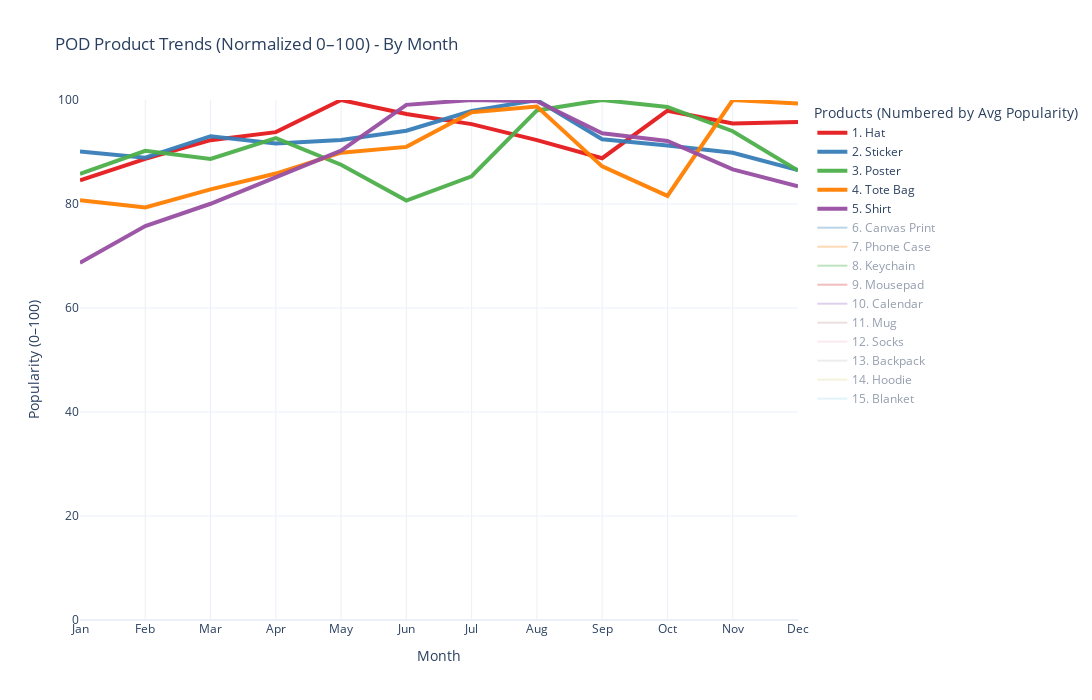

Notebook cell for this chart:
### Code cell
import pandas as pd
import plotly.graph_objects as go
import matplotlib.cm as cm
import numpy as np

# --- START FROM YOUR EXISTING plot_df ---
df = plot_df.copy()

# --- Ensure Date is datetime ---
df["Date"] = pd.to_datetime(df["Date"], errors='coerce')

# --- Extract month number and name ---
df["Month_Num"] = df["Date"].dt.month
df["Month_Name"] = df["Date"].dt.strftime("%b")  # Jan, Feb, ...

# --- Combine columns first ---
if {"t-shirt", "shirt"}.issubset(df.columns):
    df["shirt"] = df["t-shirt"].fillna(0) + df["shirt"].fillna(0)
if {"hat", "cap"}.issubset(df.columns):
    df["hat"] = df["hat"].fillna(0) + df["cap"].fillna(0)
if {"tote bag", "bag"}.issubset(df.columns):
    df["tote bag"] = df["tote bag"].fillna(0) + df["bag"].fillna(0)
if {"canvas", "canvas print"}.issubset(df.columns):
    df["canvas print"] = df["canvas"].fillna(0) + df["canvas print"].fillna(0)
if {"Poster", "wall art"}.issubset(df.columns):
    df["poster"] = df["Poster"].fillna(0) + df["wall art"].fillna(0)
if {"stickers", "sticker"}.issubset(df.columns):
    df["sticker"] = df["stickers"].fillna(0) + df["sticker"].fillna(0)

# --- Drop original columns ---
cols_to_drop = [
    "t-shirt",
    "cap",
    "bag",
    "canvas",
    "wall art",
    "stickers"
]
cols_to_drop = [c for c in cols_to_drop if c in df.columns]
df = df.drop(columns=cols_to_drop)

# --- Aggregate by month (sum values across all years) ---
products_combined = [c for c in df.columns if c not in ["Date","Month_Num","Month_Name"]]
df_monthly = df.groupby("Month_Num")[products_combined].sum().reset_index()

# --- Map month number to names ---
month_order = {1:"Jan", 2:"Feb", 3:"Mar", 4:"Apr", 5:"May", 6:"Jun",
               7:"Jul", 8:"Aug", 9:"Sep", 10:"Oct", 11:"Nov", 12:"Dec"}
df_monthly["Month"] = df_monthly["Month_Num"].map(month_order)

# --- Reorder months Jan→Dec ---
df_monthly = df_monthly.sort_values("Month_Num")

# --- Normalize (0–100) ---
df_norm = df_monthly.copy()
for col in products_combined:
    max_val = df_norm[col].max()
    df_norm[col] = (df_norm[col] / max_val * 100) if max_val > 0 else 0

# --- Average popularity & sorting ---
avg_popularity = df_norm[products_combined].mean()
sorted_products = avg_popularity.sort_values(ascending=False).index
top5 = sorted_products[:5]

# --- Assign colors ---
top5_colors = ["#e41a1c", "#377eb8", "#4daf4a", "#ff7f00", "#984ea3"]
rest_products = sorted_products[5:]
n_rest = len(rest_products)
rest_colors_array = cm.tab20(np.linspace(0, 1, n_rest))[:, :3]
rest_colors = [
    f"rgb({int(r*255)},{int(g*255)},{int(b*255)})"
    for r, g, b in rest_colors_array
]

color_dict = {}
for i, col in enumerate(sorted_products):
    if col in top5:
        color_dict[col] = top5_colors[list(top5).index(col)]
    else:
        color_dict[col] = rest_colors[list(rest_products).index(col)]

# --- Create Plotly figure ---
fig = go.Figure()

for i, col in enumerate(sorted_products):
    fig.add_trace(
        go.Scatter(
            x=df_norm["Month"],
            y=df_norm[col],
            mode="lines",
            name=f"{i+1}. {col.title()}",
            line=dict(color=color_dict[col], width=4 if col in top5 else 2),
            opacity=0.95 if col in top5 else 0.6,
            visible=True if col in top5 else "legendonly"
        )
    )

# --- Layout ---
fig.update_layout(
    title="POD Product Trends (Normalized 0–100) - By Month",
    xaxis_title="Month",
    yaxis_title="Popularity (0–100)",
    yaxis=dict(range=[0,100]),
    legend_title="Products (Numbered by Avg Popularity)",
    template="plotly_white",
    width=1200,
    height=700
)

fig.show()

### Figure 1 — Plotly figure (JSON) as saved in the notebook; plotly's stock layout.template omitted (floating-point values rounded to 4 significant figures)
{"data": [{"line": {"color": "#e41a1c", "width": 4}, "mode": "lines", "name": "1. Hat", "opacity": 0.95, "type": "scatter", "visible": true, "x": ["Jan", "Feb", "Mar", "Apr", "May", "Jun", "Jul", "Aug", "Sep", "Oct", "Nov", "Dec"], "y": [84.56, 88.67, 92.28, 93.82, 100, 97.3, 95.37, 92.28, 88.8, 97.94, 95.5, 95.75]}, {"line": {"color": "#377eb8", "width": 4}, "mode": "lines", "name": "2. Sticker", "opacity": 0.95, "type": "scatter", "visible": true, "x": ["Jan", "Feb", "Mar", "Apr", "May", "Jun", "Jul", "Aug", "Sep", "Oct", "Nov", "Dec"], "y": [90.08, 88.9, 93.03, 91.62, 92.33, 94.1, 97.87, 100, 92.44, 91.26, 89.85, 86.54]}, {"line": {"color": "#4daf4a", "width": 4}, "mode": "lines", "name": "3. Poster", "opacity": 0.95, "type": "scatter", "visible": true, "x": ["Jan", "Feb", "Mar", "Apr", "May", "Jun", "Jul", "Aug", "Sep", "Oct", "Nov", "Dec"], "y": [85.78, 90.22, 88.67, 92.67, 87.56, 80.67, 85.33, 98, 100, 98.67, 94, 86.44]}, {"line": {"color": "#ff7f00", "width": 4}, "mode": "lines", "name": "4. Tote Bag", "opacity": 0.95, "type": "scatter", "visible": true, "x": ["Jan", "Feb", "Mar", "Apr", "May", "Jun", "Jul", "Aug", "Sep", "Oct", "Nov", "Dec"], "y": [80.72, 79.33, 82.8, 85.85, 89.88, 90.98, 97.64, 98.75, 87.24, 81.55, 100, 99.31]}, {"line": {"color": "#984ea3", "width": 4}, "mode": "lines", "name": "5. Shirt", "opacity": 0.95, "type": "scatter", "visible": true, "x": ["Jan", "Feb", "Mar", "Apr", "May", "Jun", "Jul", "Aug", "Sep", "Oct", "Nov", "Dec"], "y": [68.68, 75.75, 80.05, 85.15, 90.26, 99.07, 100, 99.77, 93.62, 92.11, 86.66, 83.41]}, {"line": {"color": "rgb(31,119,180)", "width": 2}, "mode": "lines", "name": "6. Canvas Print", "opacity": 0.6, "type": "scatter", "visible": "legendonly", "x": ["Jan", "Feb", "Mar", "Apr", "May", "Jun", "Jul", "Aug", "Sep", "Oct", "Nov", "Dec"], "y": [88.15, 92.48, 80.76, 84.59, 78.98, 67.64, 66.11, 91.46, 100, 92.99, 92.48, 90.96]}, {"line": {"color": "rgb(255,127,14)", "width": 2}, "mode": "lines", "name": "7. Phone Case", "opacity": 0.6, "type": "scatter", "visible": "legendonly", "x": ["Jan", "Feb", "Mar", "Apr", "May", "Jun", "Jul", "Aug", "Sep", "Oct", "Nov", "Dec"], "y": [83.29, 79.18, 78.21, 75.79, 74.82, 81.36, 85.71, 80.39, 81.6, 78.69, 93.7, 100]}, {"line": {"color": "rgb(44,160,44)", "width": 2}, "mode": "lines", "name": "8. Keychain", "opacity": 0.6, "type": "scatter", "visible": "legendonly", "x": ["Jan", "Feb", "Mar", "Apr", "May", "Jun", "Jul", "Aug", "Sep", "Oct", "Nov", "Dec"], "y": [77.35, 76.18, 75.59, 77.06, 79.71, 80, 85.88, 89.71, 79.41, 76.76, 95, 100]}, {"line": {"color": "rgb(214,39,40)", "width": 2}, "mode": "lines", "name": "9. Mousepad", "opacity": 0.6, "type": "scatter", "visible": "legendonly", "x": ["Jan", "Feb", "Mar", "Apr", "May", "Jun", "Jul", "Aug", "Sep", "Oct", "Nov", "Dec"], "y": [89.77, 80.99, 76.61, 74.56, 74.85, 77.49, 87.43, 83.92, 79.24, 71.05, 90.06, 100]}, {"line": {"color": "rgb(148,103,189)", "width": 2}, "mode": "lines", "name": "10. Calendar", "opacity": 0.6, "type": "scatter", "visible": "legendonly", "x": ["Jan", "Feb", "Mar", "Apr", "May", "Jun", "Jul", "Aug", "Sep", "Oct", "Nov", "Dec"], "y": [92.84, 82.69, 79.1, 74.63, 70.45, 64.18, 71.04, 84.78, 80, 86.57, 100, 86.57]}, {"line": {"color": "rgb(196,156,148)", "width": 2}, "mode": "lines", "name": "11. Mug", "opacity": 0.6, "type": "scatter", "visible": "legendonly", "x": ["Jan", "Feb", "Mar", "Apr", "May", "Jun", "Jul", "Aug", "Sep", "Oct", "Nov", "Dec"], "y": [64.85, 58.16, 53.97, 54.81, 52.93, 51.46, 49.37, 60.88, 53.35, 55.65, 75.31, 100]}, {"line": {"color": "rgb(247,182,210)", "width": 2}, "mode": "lines", "name": "12. Socks", "opacity": 0.6, "type": "scatter", "visible": "legendonly", "x": ["Jan", "Feb", "Mar", "Apr", "May", "Jun", "Jul", "Aug", "Sep", "Oct", "Nov", "Dec"], "y": [58.58, 53.68, 53.13, 50.95, 50.68, 52.04, 52.32, 56.13, 53.41, 62.13, 86.65, 100]}, {"line": {"color": "rgb(199,199,199)", "width": 2}, "mode": "lines", "name": "13. Backpack", "opacity": 0.6, "type": "scatter", "visible": "legendonly", "x": ["Jan", "Feb", "Mar", "Apr", "May", "Jun", "Jul", "Aug", "Sep", "Oct", "Nov", "Dec"], "y": [42.67, 42.93, 46.6, 47.12, 51.31, 58.38, 95.29, 100, 53.66, 45.81, 52.09, 49.21]}, {"line": {"color": "rgb(219,219,141)", "width": 2}, "mode": "lines", "name": "14. Hoodie", "opacity": 0.6, "type": "scatter", "visible": "legendonly", "x": ["Jan", "Feb", "Mar", "Apr", "May", "Jun", "Jul", "Aug", "Sep", "Oct", "Nov", "Dec"], "y": [65.14, 57.14, 48.29, 42, 35.14, 31.14, 35.43, 42.57, 52, 68.57, 97.43, 100]}, {"line": {"color": "rgb(158,218,229)", "width": 2}, "mode": "lines", "name": "15. Blanket", "opacity": 0.6, "type": "scatter", "visible": "legendonly", "x": ["Jan", "Feb", "Mar", "Apr", "May", "Jun", "Jul", "Aug", "Sep", "Oct", "Nov", "Dec"], "y": [65.49, 53.52, 45.54, 41.31, 41.78, 40.85, 44.84, 46.48, 47.65, 57.98, 85.21, 100]}], "layout": {"height": 700, "legend": {"title": {"text": "Products (Numbered by Avg Popularity)"}}, "title": {"text": "POD Product Trends (Normalized 0–100) - By Month"}, "width": 1200, "xaxis": {"title": {"text": "Month"}}, "yaxis": {"range": [0, 100], "title": {"text": "Popularity (0–100)"}}}}
